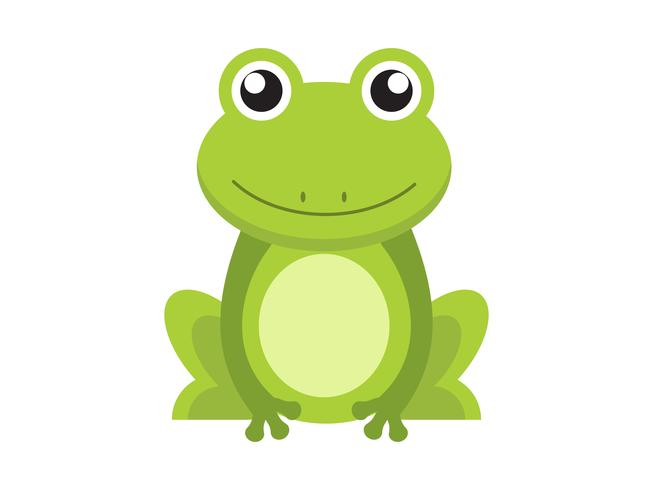
#> input picture Práctico 4/rana.jpg, 653 x 490 px, found by its file name
$ python 'Práctico2Grupo3.py'
#> lines starting #> are read from the running program, lines starting #| are printed output that depends on the picture; after the words box and inside, x2 and y2 are one past the last pixel; in counts of white or black regions, pixels touching at a corner belong together
import sys
import cv2

img=cv2.imread('rana.jpg', 0)
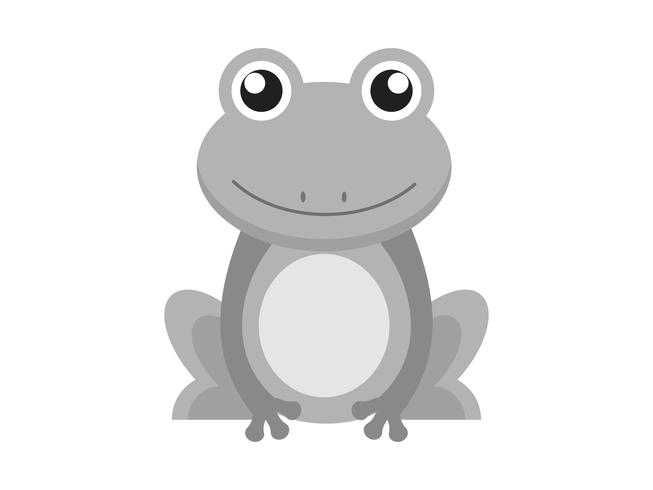
#> img: shape (490, 653); min 0, max 255, mean 233.4
cv2.imshow('image', img)
cv2.waitKey(1000)
cv2.destroyAllWindows()
for row in range(1, len(img)):
    for line in range(1, len(img[0])):
        if img[row,line]<225:   #No utilizamos 255 debido a que el fondo tiene pixeles que no son totalmente blancos
            img[row,line]=0
        else:
            img[row,line]=255
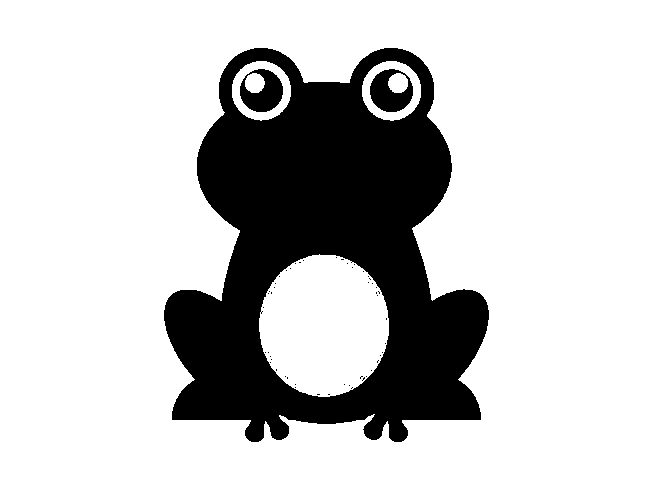
#> img: shape (490, 653); 77.3% white; 53 black regions (50 under 20 px), largest, box (x1, y1, x2, y2) and area: (164, 48, 489, 442) 70190, (370, 69, 413, 112) 1142, (240, 69, 283, 112) 1140
cv2.imwrite('resultado.jpg', img )
cv2.imshow('image', img)
cv2.waitKey(3000)
